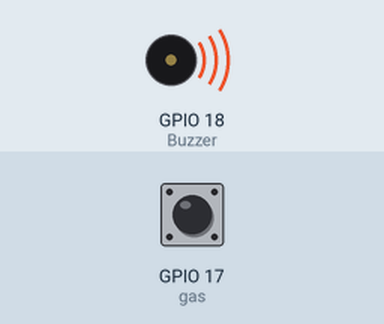
A program run on a simulated Raspberry Pi (BCM pin numbers). On the bench: buzzer (waves = sounding, pin HIGH). The test bench sets the inputs (shaded band); at power-on: GPIO 17 (gas) LOW. What the program prints to the terminal is not drawn.

Above: at 1.2 s.
1.3 s: GPIO 17 (gas) pulled HIGH for 0.25 s
At 1.5 s:
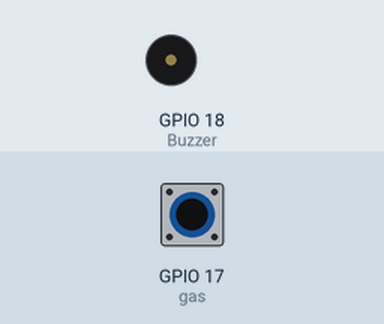
3.1 s: GPIO 17 (gas) pulled HIGH for 3.2 s
At 7.7 s:
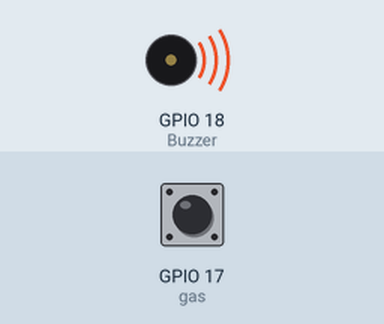
Timing chart, 0 to 9.2 s (numbered marks = the images above; inputs shaded):
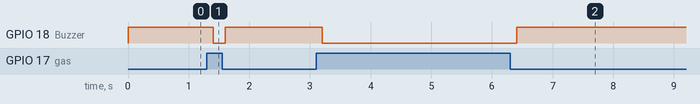

Measured:
- after the input at 1.3 s, GPIO 18 (Buzzer): HIGH → LOW after 0.10 s, → HIGH 0.20 s later
- after the input at 3.1 s, GPIO 18 (Buzzer): HIGH → LOW after 0.11 s, → HIGH 3.2 s later

The program:

main6-2.py
```python
from gpiozero import Buzzer, DigitalInputDevice
import time

# 1. 하드웨어 객체 생성 (부저: GPIO 18, 가스 센서: GPIO 17)
bz = Buzzer(18)
gas = DigitalInputDevice(17)

try:
    print("Gas/Smoke Detection System Started...")
    while True:
        # 2. 가스 센서의 상태값 확인
        # gas.value가 0이면 가스 감지(LOW), 1이면 정상(HIGH) 상태를 의미함
        if gas.value == 0:
            # ← 0 = 가스 감지 (가스 유입 시 센서 저항 감소로 인한 LOW 신호 발생)
            print("⚠️ 가스 감지됨 (Gas Detected!)")
            bz.on()   # 부저 가동 (경고음 발생)
        else:
            # ← 1 = 정상 상태 (공기 중 산소 흡착으로 인한 HIGH 신호 유지)
            print("✅ 정상 (Normal)")
            bz.off()  # 부저 정지

        # 3. 0.2초 간격으로 센서 데이터를 샘플링하여 실시간 모니터링 수행
        time.sleep(0.2)

except KeyboardInterrupt:
    # 사용자가 Ctrl+C를 눌러 강제 종료할 때 예외 처리
    print("\n[System] 프로그램을 종료합니다.")
    pass

# 4. 프로그램 종료 시 부저를 확실히 끄고 자원 정리
bz.off()
```
